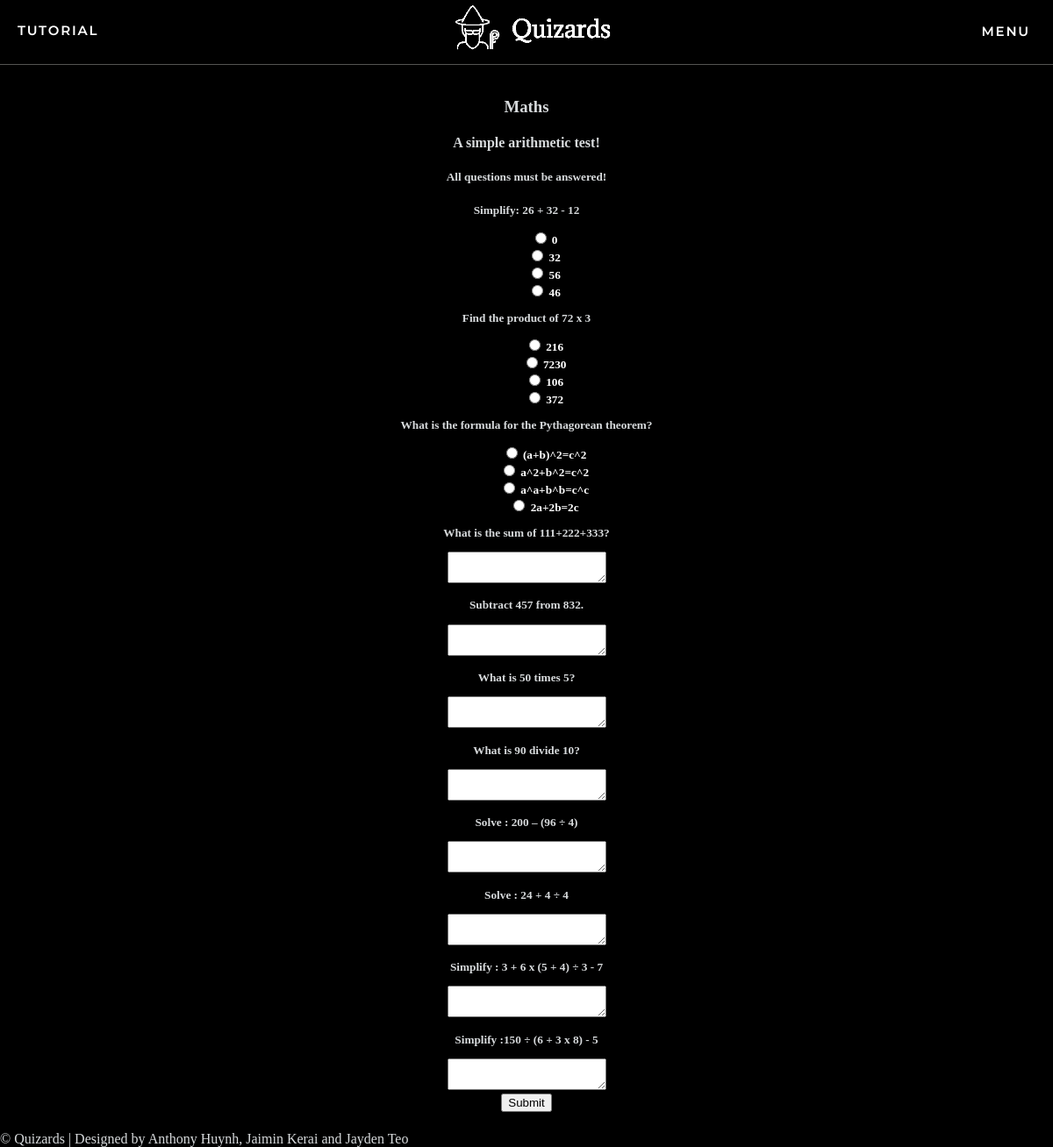
Page /quizzes/Maths/1 (signed in) on the committed database.
### app/models.py (models this page shows, shortened)
class Quizzes(db.Model):
    id = db.Column(db.Integer, primary_key=True, autoincrement=True, unique=True)
    name = db.Column(db.String(64))
    description = db.Column(db.String(255))
    questions = db.relationship('Questions', backref='Quizzes', lazy='dynamic')
    mcquestion = db.relationship('multiChoice', backref='MCQuizzes', lazy='dynamic')
    longquestions = db.relationship('LongQuestions', backref='LongQuizzes', lazy='dynamic')
    author_id = db.Column(db.Integer, db.ForeignKey('user.id'))
    pub_date = db.Column(db.DateTime, index=True, default=datetime.utcnow)
    quizMarks = db.relationship('quizMarks', backref='quizMarks', lazy='dynamic')
    posts= db.relationship('Post', backref='post', lazy='dynamic')

class multiChoice(db.Model):
    id = db.Column(db.Integer, primary_key = True, autoincrement=True)
    quiz_id = db.Column(db.Integer, db.ForeignKey('quizzes.id'))
    question = db.Column(db.String(128), unique=False, nullable=False)
    choice1 = db.Column(db.String(128), unique=False, nullable=False)
    choice2 = db.Column(db.String(128), unique=False, nullable=False)
    choice3 = db.Column(db.String(128), unique=False, nullable=False)
    choice4 = db.Column(db.String(128), unique=False, nullable=False)
    correct = db.Column(db.String(128), unique=False, nullable=False)

class Questions(db.Model):
    id = db.Column(db.Integer, primary_key = True, autoincrement=True)
    question = db.Column(db.String(255))
    solution = db.Column(db.String(255))
    quiz_id = db.Column(db.Integer, db.ForeignKey('quizzes.id'))

class LongQuestions(db.Model):
    id = db.Column(db.Integer, primary_key = True, autoincrement=True)
    question = db.Column(db.String(500))
    quiz_id = db.Column(db.Integer, db.ForeignKey('quizzes.id'))
    lanswers = db.relationship('LongAnswers', backref='Question', lazy='dynamic')

### app/routes.py (the view, shortened to what this page needs)
@app.route('/quizzes/<quizname>/<quizid>', methods=['GET', 'POST'])
@login_required
def quizform(quizname, quizid):
    if current_user.doneQuiz(quizid):
        return redirect(url_for('comments', quizid=quizid,  quizname=quizname))
    form = AnswerForm(request.form)
    multicq = multiChoice.query.filter_by(quiz_id=quizid).all()
    shortans = Questions.query.filter_by(quiz_id=quizid).all()
    longans = LongQuestions.query.filter_by(quiz_id=quizid).all()
    numOfQuestions = 0.0
    numOfLongQuestions = 0
    for i, multi in enumerate(multicq):
        numOfQuestions += 1
        form.options.append_entry()
        choices = [multi.choice1, multi.choice2, multi.choice3, multi.choice4]
        form.options.entries[i].choices = choices
    for i, short in enumerate(shortans):
        numOfQuestions += 1
        form.shortanswer.append_entry()
        form.shortanswer.entries[i].shortanswer = short.question
    for i, longq in enumerate(longans):
        numOfQuestions += 1
        numOfLongQuestions += 1
        form.longanswer.append_entry()
        form.longanswer.entries[i].longanswer = longq.question
    quiz = Quizzes.query.filter_by(id=quizid).first_or_404()
    page = request.args.get('page', 1, type=int)
    marks = quiz.quizMarks.paginate(page)
    worded = quiz.questions.paginate(page)
    MCQ = quiz.mcquestion.paginate(page)
    longworded = quiz.longquestions.paginate(page)
    return render_template('quiz_questions.html', quiz=quiz, worded=worded.items, MCQ=MCQ.items, longworded=longworded.items,form=form)

### app/forms.py
class AnswerForm(FlaskForm):
    class Meta:
        def render_field(self, field, render_kw):
            render_kw.setdefault('required', True)
            return super().render_field(field, render_kw)
    options = FieldList(RadioField("Answer", choices=[]))
    shortanswer = FieldList(TextAreaField(validators=[Length(min=1, max=300)]))
    longanswer = FieldList(TextAreaField(validators=[Length(min=1, max=300)]))
    submit = SubmitField('Submit')

### app/models.py (called while the page is built)
@login.user_loader
def load_user(id):
    return User.query.get(int(id))

    def doneQuiz(self, quizid):
        quiz_done = quizMarks.query.filter_by(quiz_id=quizid,user_id=self.id).count()
        return quiz_done != 0

### app/routes.py (called while the page is built)
@app.before_request
def before_request():
    if current_user.is_authenticated:
        g.user = load_user(current_user.id)
        current_user.last_seen = datetime.utcnow()
        db.session.commit()

### app/templates/quiz_questions.html
{% extends "base.html" %}
{% block content %}
    <h3 class="quiz_title">{{ quiz.name }}</h3>
    <h4 class="quiz_desc">{{ quiz.description }}</h4>
    <h5 class="quiz_warning">All questions must be answered!<h5>
    <form method="POST" action="">
    <div class="quizwrapper">
    {% for mcqs in MCQ %}
    <div class="qwrapper">
        <p class="questions">{{ mcqs.question }}</p>
        <div>{{ form.options[loop.index0] }}</div>
    </div>
    {% endfor %}
    {% for qs in worded %}
    <div class="qwrapper">
        <p class="questions">{{ qs.question }}</p>
           {{ form.shortanswer[loop.index0](class="inputbox")}}
    </div>
    {% endfor %}
    {% for lqs in longworded %}
    <div class="qwrapper lqwrapper">
        <p class="questions lquestion">{{ lqs.question }}</p>
           {{ form.longanswer[loop.index0](class="inputbox long") }}
    </div>
    {% endfor %}
    </div>
    {{ form.submit(class="subbutton") }}
    </form>
{% endblock %}

### app/static/css/styles.css (style rules this page uses)
body { margin: 0; padding: 0; height: 100vh; font-family: Verdana; background-color: black; color: rgb(215, 218, 220); }
.messages ul { margin-left: 30%; margin-right: 30%; }
.messages ul li { list-style: none; color: white; text-align: center; }

### rows in the picture
Quizzes: name "Maths", description "A simple arithmetic test!"
multiChoice: question "Simplify: 26 + 32 - 12"
multiChoice: question "Find the product of 72 x 3"
multiChoice: question "What is the formula for the Pythagorean theorem?"
Questions: question "What is the sum of 111+222+333?"
Questions: question "Subtract 457 from 832."
Questions: question "What is 50 times 5?"
Questions: question "What is 90 divide 10?"
LongQuestions: question "Solve : 200 – (96 ÷ 4)"
LongQuestions: question "Solve : 24 + 4 ÷ 4"
LongQuestions: question "Simplify : 3 + 6 x (5 + 4) ÷ 3 - 7"
LongQuestions: question "Simplify :150 ÷ (6 + 3 x 8) - 5"
